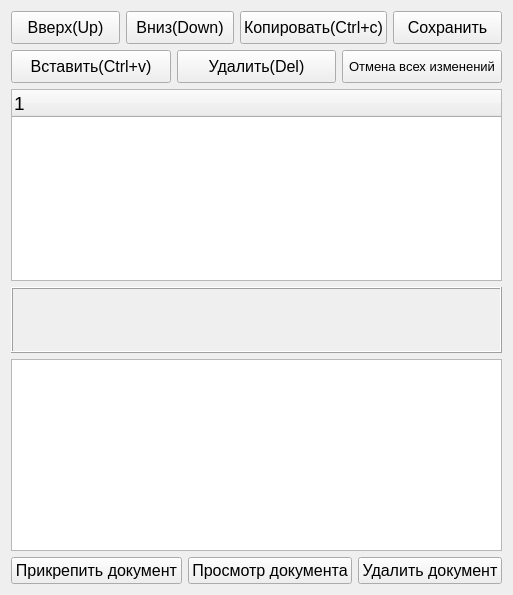
             <widget class="QWidget" name="layoutWidget">
              <layout class="QVBoxLayout" name="verticalLayout_5" stretch="0,0,1,0,0,0">
               <item>
                <layout class="QHBoxLayout" name="horizontalLayout_2">
                 <item>
                  <widget class="QPushButton" name="pushButton_Vverh">
                   <property name="minimumSize">
                    <size>
                     <width>0</width>
                     <height>33</height>
                    </size>
                   </property>
                   <property name="font">
                    <font>
                     <pointsize>12</pointsize>
                    </font>
                   </property>
                   <property name="autoFillBackground">
                    <bool>false</bool>
                   </property>
                   <property name="text">
                    <string>Вверх(Up)</string>
                   </property>
                  </widget>
                 </item>
                 <item>
                  <widget class="QPushButton" name="pushButton_Vniz">
                   <property name="minimumSize">
                    <size>
                     <width>0</width>
                     <height>33</height>
                    </size>
                   </property>
                   <property name="font">
                    <font>
                     <pointsize>12</pointsize>
                    </font>
                   </property>
                   <property name="autoFillBackground">
                    <bool>false</bool>
                   </property>
                   <property name="text">
                    <string>Вниз(Down)</string>
                   </property>
                  </widget>
                 </item>
                 <item>
                  <widget class="QPushButton" name="pushButton_Copy">
                   <property name="minimumSize">
                    <size>
                     <width>0</width>
                     <height>33</height>
                    </size>
                   </property>
                   <property name="font">
                    <font>
                     <pointsize>12</pointsize>
                    </font>
                   </property>
                   <property name="autoFillBackground">
                    <bool>false</bool>
                   </property>
                   <property name="text">
                    <string>Копировать(Ctrl+c)</string>
                   </property>
                  </widget>
                 </item>
                 <item>
                  <widget class="QPushButton" name="pushButton_save">
                   <property name="minimumSize">
                    <size>
                     <width>0</width>
                     <height>33</height>
                    </size>
                   </property>
                   <property name="font">
                    <font>
                     <pointsize>12</pointsize>
                    </font>
                   </property>
                   <property name="text">
                    <string>Сохранить</string>
                   </property>
                  </widget>
                 </item>
                </layout>
               </item>
               <item>
                <layout class="QHBoxLayout" name="horizontalLayout_18">
                 <item>
                  <widget class="QPushButton" name="pushButton_Paste">
                   <property name="minimumSize">
                    <size>
                     <width>0</width>
                     <height>33</height>
                    </size>
                   </property>
                   <property name="font">
                    <font>
                     <pointsize>12</pointsize>
                    </font>
                   </property>
                   <property name="autoFillBackground">
                    <bool>false</bool>
                   </property>
                   <property name="text">
                    <string>Вставить(Ctrl+v)</string>
                   </property>
                  </widget>
                 </item>
                 <item>
                  <widget class="QPushButton" name="pushButton_Del">
                   <property name="minimumSize">
                    <size>
                     <width>0</width>
                     <height>33</height>
                    </size>
                   </property>
                   <property name="font">
                    <font>
                     <pointsize>12</pointsize>
                    </font>
                   </property>
                   <property name="autoFillBackground">
                    <bool>false</bool>
                   </property>
                   <property name="text">
                    <string>Удалить(Del)</string>
                   </property>
                  </widget>
                 </item>
                 <item>
                  <widget class="QPushButton" name="pushButton_otm_i_vihod">
                   <property name="minimumSize">
                    <size>
                     <width>0</width>
                     <height>33</height>
                    </size>
                   </property>
                   <property name="font">
                    <font>
                     <pointsize>10</pointsize>
                    </font>
                   </property>
                   <property name="autoFillBackground">
                    <bool>false</bool>
                   </property>
                   <property name="text">
                    <string>Отмена всех изменений</string>
                   </property>
                  </widget>
                 </item>
                </layout>
               </item>
               <item>
                <widget class="QTreeWidget" name="tree">
                 <property name="minimumSize">
                  <size>
                   <width>200</width>
                   <height>0</height>
                  </size>
                 </property>
                 <property name="font">
                  <font>
                   <pointsize>14</pointsize>
                  </font>
                 </property>
                 <property name="focusPolicy">
                  <enum>Qt::TabFocus</enum>
                 </property>
                 <property name="toolTip">
                  <string>F5 - ТК, F6 - Операция, F7 - Переход</string>
                 </property>
                 <property name="statusTip">
                  <string/>
                 </property>
                 <column>
                  <property name="text">
                   <string notr="true">1</string>
                  </property>
                 </column>
                </widget>
               </item>
               <item>
                <widget class="QLabel" name="lbl_text_dreva">
                 <property name="minimumSize">
                  <size>
                   <width>0</width>
                   <height>66</height>
                  </size>
                 </property>
                 <property name="maximumSize">
                  <size>
                   <width>16777215</width>
                   <height>66</height>
                  </size>
                 </property>
                 <property name="font">
                  <font>
                   <pointsize>9</pointsize>
                  </font>
                 </property>
                 <property name="frameShape">
                  <enum>QFrame::Box</enum>
                 </property>
                 <property name="frameShadow">
                  <enum>QFrame::Raised</enum>
                 </property>
                 <property name="text">
                  <string/>
                 </property>
                 <property name="alignment">
                  <set>Qt::AlignBottom|Qt::AlignLeading|Qt::AlignLeft</set>
                 </property>
                 <property name="wordWrap">
                  <bool>true</bool>
                 </property>
                </widget>
               </item>
               <item>
                <widget class="QTableWidget" name="tbl_dse_docs"/>
               </item>
               <item>
                <layout class="QHBoxLayout" name="horizontalLayout_7">
                 <item>
                  <widget class="QPushButton" name="pushButton_dob_doc">
                   <property name="font">
                    <font>
                     <pointsize>12</pointsize>
                    </font>
                   </property>
                   <property name="text">
                    <string>Прикрепить документ</string>
                   </property>
                  </widget>
                 </item>
                 <item>
                  <widget class="QPushButton" name="pushButton_prosm_doc">
                   <property name="font">
                    <font>
                     <pointsize>12</pointsize>
                    </font>
                   </property>
                   <property name="text">
                    <string>Просмотр документа</string>
                   </property>
                  </widget>
                 </item>
                 <item>
                  <widget class="QPushButton" name="pushButton_del_doc">
                   <property name="font">
                    <font>
                     <pointsize>12</pointsize>
                    </font>
                   </property>
                   <property name="text">
                    <string>Удалить документ</string>
                   </property>
                  </widget>
                 </item>
                </layout>
               </item>
              </layout>
             </widget>
